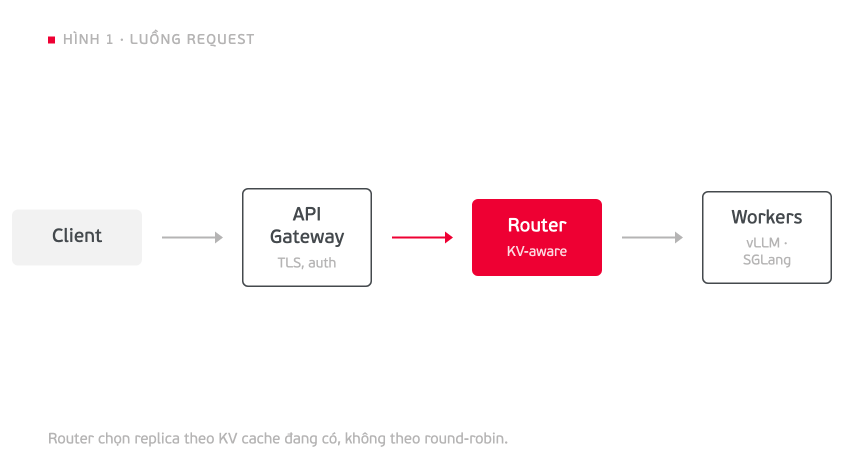
#> input picture skill/viettel-techblog-images/assets/examples/inline-pipeline.png, 1688 x 950 px (shown at 1/2 size)
$ python preview_crops.py ../assets/examples/inline-pipeline.png --out out.png
#> lines starting #> are read from the running program, lines starting #| are printed output that depends on the picture
#!/usr/bin/env python3
"""Show how a thumbnail will look inside every real container of viettelcloud.vn/tech-blog (object-fit: cover, center).

Usage: preview_crops.py thumb.png --out preview.png [--zoom 1.5]
Containers measured 06/10/2026 (desktop 1440 unless noted). Output: a contact sheet PNG — open it and check that the
subject survives the 86×86 square and the 398×208 wide crop.
"""
import argparse, os
from PIL import Image, ImageDraw, ImageFont

CONTAINERS = [
    ("Nổi bật 386×290", 386, 290), ("Lưới 287×210", 287, 210), ("Danh sách 253×188", 253, 188),
    ("Liên quan 414×290", 414, 290), ("Sidebar đầu 398×208", 398, 208), ("Sidebar nhỏ 86×86", 86, 86),
    ("Mobile 358×210", 358, 210),
]

def cover(im, w, h):
    sw, sh = im.size
    s = max(w / sw, h / sh)
    rw, rh = round(sw * s), round(sh * s)
    r = im.resize((rw, rh), Image.LANCZOS)
    l, t = (rw - w) // 2, (rh - h) // 2
    return r.crop((l, t, l + w, t + h))

def font(size):
    for p in ("/Library/Fonts/Roboto-Regular.ttf", os.path.expanduser("~/Library/Fonts/Roboto-Regular.ttf"),
              "/System/Library/Fonts/Supplemental/Arial.ttf", "/System/Library/Fonts/Helvetica.ttc"):
        if os.path.exists(p):
            return ImageFont.truetype(p, size)
    return ImageFont.load_default()

def main():
    ap = argparse.ArgumentParser(description=__doc__, formatter_class=argparse.RawDescriptionHelpFormatter)
    ap.add_argument("image"); ap.add_argument("--out", required=True); ap.add_argument("--zoom", type=float, default=1.5)
    a = ap.parse_args()
    im = Image.open(a.image).convert("RGB")
#> im is the input picture: PIL image 1688x950 RGB; mean R, G, B 252.6, 246.9, 248.2
    z = a.zoom
    pad, label_h = 40, 34
    tiles = [(name, cover(im, w, h).resize((round(w * z), round(h * z)), Image.LANCZOS)) for name, w, h in CONTAINERS]
#> call 3 of cover, with w = 253, h = 188
#> in cover (call 3), `s = max(w / sw, h / sh)`: s = 0.198
#> in cover (call 3), `rw, rh = round(sw * s), round(sh * s)`: rw = 334; rh = 188
#> in cover (call 3), `l, t = (rw - w) // 2, (rh - h) // 2`: l = 40
#> in cover (call 3), `return r.crop((l, t, l + w, t + h))`:
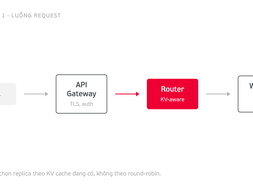
#> returned value: PIL image 253x188 RGB; mean R, G, B 252.6, 245.1, 246.7
#> call 4 of cover, with w = 414, h = 290
#> in cover (call 4), `s = max(w / sw, h / sh)`: s = 0.305
#> in cover (call 4), `rw, rh = round(sw * s), round(sh * s)`: rw = 515; rh = 290
#> in cover (call 4), `l, t = (rw - w) // 2, (rh - h) // 2`: l = 50
#> in cover (call 4), `return r.crop((l, t, l + w, t + h))`:
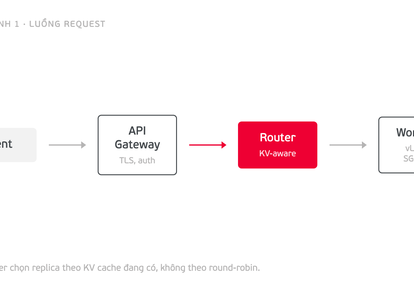
#> returned value: PIL image 414x290 RGB; mean R, G, B 252.5, 245.5, 247
#> in cover (call 5), `s = max(w / sw, h / sh)`: s = 0.236
#> in cover (call 5), `rw, rh = round(sw * s), round(sh * s)`: rw = 398; rh = 224
#> in cover (call 5), `l, t = (rw - w) // 2, (rh - h) // 2`: l = 0; t = 8
#> in cover (call 5), `return r.crop((l, t, l + w, t + h))`:
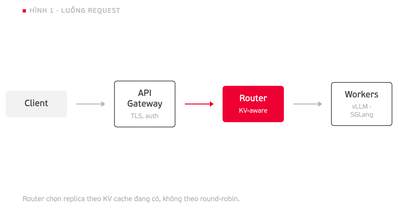
#> returned value: PIL image 398x208 RGB; mean R, G, B 252.3, 246.1, 247.4
#> in cover (call 6), `s = max(w / sw, h / sh)`: s = 0.0905
#> in cover (call 6), `rw, rh = round(sw * s), round(sh * s)`: rw = 153; rh = 86
#> in cover (call 6), `r = im.resize((rw, rh), Image.LANCZOS)`:
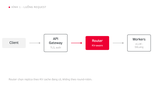
#> r: PIL image 153x86 RGB; mean R, G, B 252.4, 246.7, 247.9
#> in cover (call 6), `l, t = (rw - w) // 2, (rh - h) // 2`: l = 33; t = 0
#> in cover (call 6), `return r.crop((l, t, l + w, t + h))`:
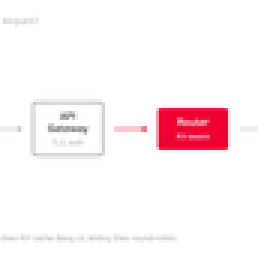
#> returned value: PIL image 86x86 RGB (shown 3 times larger); mean R, G, B 252.5, 242.3, 244.4
#> in cover (call 7), `s = max(w / sw, h / sh)`: s = 0.221
#> in cover (call 7), `rw, rh = round(sw * s), round(sh * s)`: rw = 373; rh = 210
#> in cover (call 7), `l, t = (rw - w) // 2, (rh - h) // 2`: l = 7
#> in cover (call 7), `return r.crop((l, t, l + w, t + h))`:
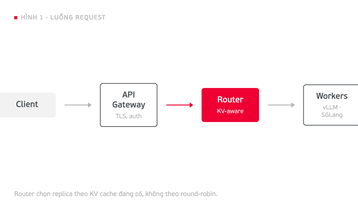
#> returned value: PIL image 358x210 RGB; mean R, G, B 252.4, 246.5, 247.8
#> tiles = 7 items
    # layout: 3 per row
    cols = 3
    col_w = max(t.size[0] for _, t in tiles) + pad
#> col_w = 661
    rows = [tiles[i:i + cols] for i in range(0, len(tiles), cols)]
#> rows = 3 items
    row_h = [max(t.size[1] for _, t in r) + label_h + pad for r in rows]
#> row_h = [509, 509, 389]
    W = cols * col_w + pad
#> W = 2023
    H = sum(row_h) + pad + 60
#> H = 1507
    sheet = Image.new("RGB", (W, H), "#FFFFFF")
#> sheet: PIL image 2023x1507 RGB; every value is 255
    d = ImageDraw.Draw(sheet)
    f, fh = font(20), font(24)
    d.text((pad, 20), f"{os.path.basename(a.image)}  {im.size[0]}×{im.size[1]}  - object-fit: cover trong 7 khung cua trang (zoom {z}×)", fill="#44494D", font=fh)
    y = 60 + pad // 2
    for r, rh in zip(rows, row_h):
        x = pad
        for name, t in r:
            d.text((x, y), name, fill="#44494D", font=f)
            sheet.paste(t, (x, y + label_h))
            d.rectangle([x - 1, y + label_h - 1, x + t.size[0], y + label_h + t.size[1]], outline="#DADBDD")
            x += col_w
        y += rh
#> this loop made 3 passes
#> (rh, y) on passes 1 to 3: (509, 589), (509, 1098), (389, 1487)
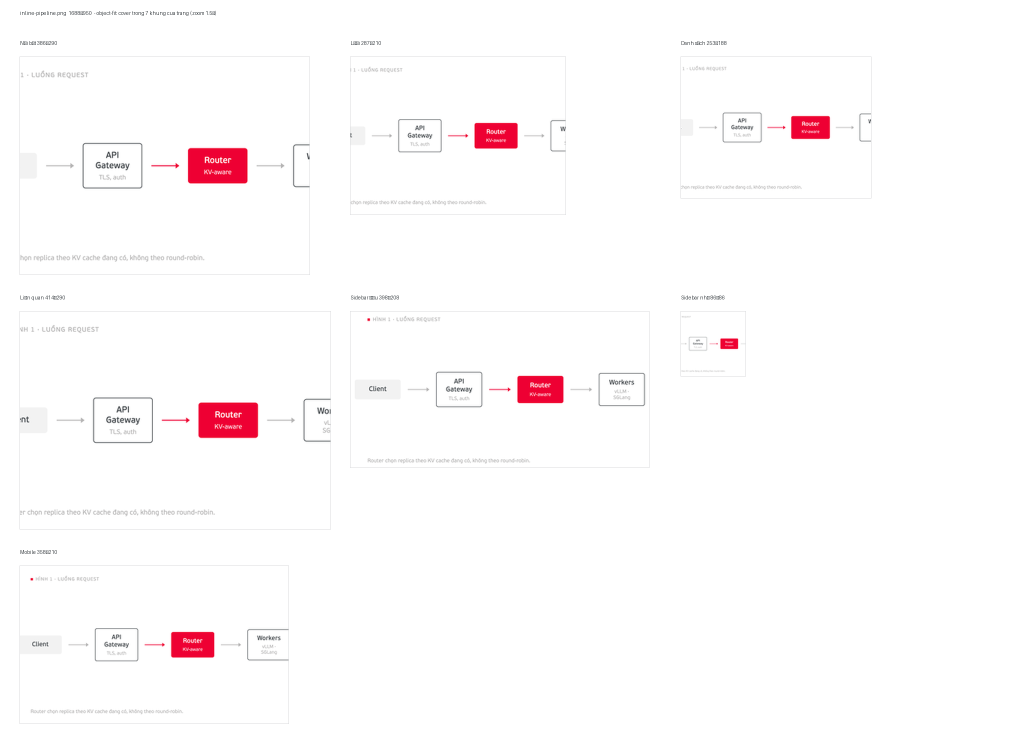
#> sheet: PIL image 2023x1507 RGB (shown at 1/2 size); mean R, G, B 253.8, 251.2, 251.7
#> after the loop, y = 1487
    sheet.save(a.out)
    print(f"preview → {a.out}  {sheet.size[0]}×{sheet.size[1]}")
#| preview → out.png  2023×1507

if __name__ == "__main__":
    main()
